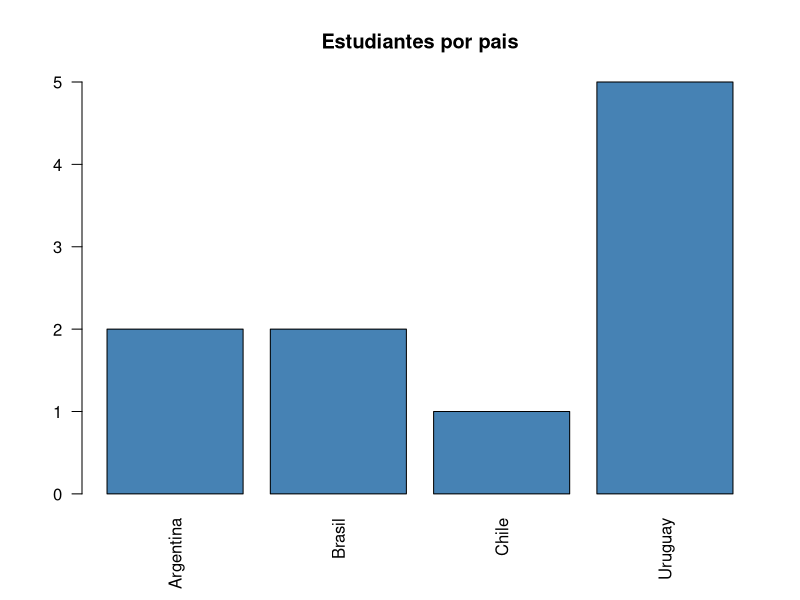
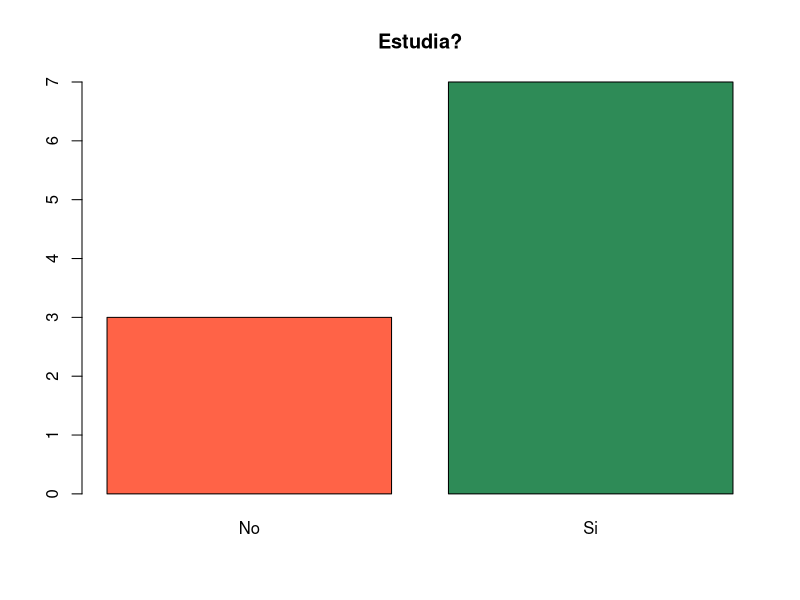

R code for these plots, in order:
# =============================================================================
# Bitacora - Introduccion a Ciencia de Datos
# Tipos de variables
# 18/08/2026
# =============================================================================

# VARIABLES BINARIAS: solo 2 opciones posibles
# Ejemplos: si/no, verdadero/falso, masculino/femenino,
#           vivo/muerto, estudia/no estudia

estudia <- c("Si", "No", "Si", "Si", "No", "Si", "Si", "No", "Si", "Si")
sexo    <- c("F", "M", "F", "F", "M", "M", "F", "M", "F", "F")

table(estudia)
table(sexo)


# VARIABLES CATEGORICAS: varias opciones posibles
# Ejemplos: pais, universidad, carrera, color

pais <- c("Uruguay", "Argentina", "Uruguay", "Brasil", "Uruguay",
          "Argentina", "Uruguay", "Chile", "Brasil", "Uruguay")

universidad <- c("UM", "UdelaR", "UM", "ORT", "UM",
                 "UdelaR", "ORT", "UM", "UdelaR", "UM")

table(pais)
table(universidad)


# CONTAR ES LO QUE SE HACE CON ESTAS VARIABLES ------------------------------
# No tiene sentido sacar promedios: no existe un "pais promedio".

table(pais)                      # cuantos hay de cada uno
prop.table(table(pais))          # en proporcion
round(100 * prop.table(table(pais)), 1)   # en porcentaje


# GRAFICO DE BARRAS ---------------------------------------------------------

barplot(table(pais),
        main = "Estudiantes por pais",
        col = "steelblue",
        las = 2)

barplot(table(estudia),
        main = "Estudia?",
        col = c("tomato", "seagreen"))


# CRUZAR DOS VARIABLES ------------------------------------------------------

table(pais, estudia)


# =============================================================================
# RESUMEN
#
# Binaria    -> 2 categorias      (si/no, vivo/muerto, estudia/no estudia)
# Categorica -> varias categorias (pais, universidad)
#
# Con las dos se cuenta (table) y se grafica con barras (barplot).
# No se promedian.
# =============================================================================
